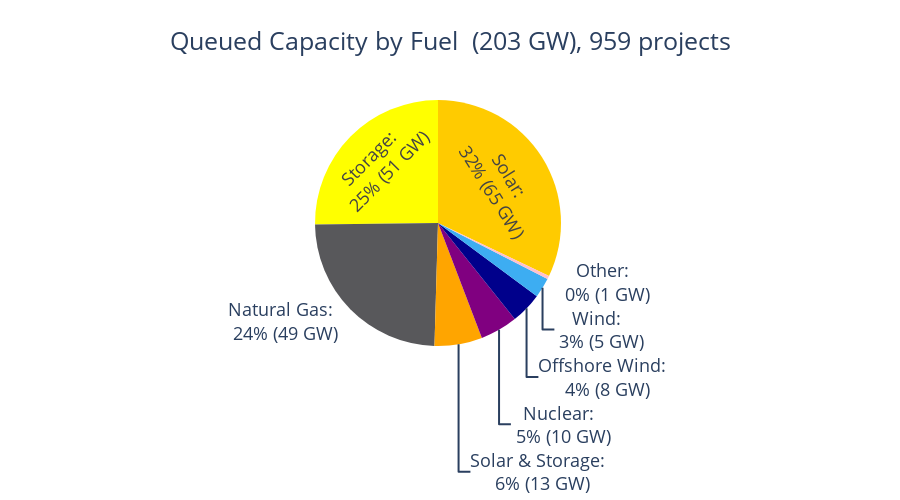

Notebook cell for this chart:
### Code cell
# Group and sum by fuel

PJM_queued_plants_by_fuel = PJM_queued_plants.groupby('Fuel')[['MW Capacity', 'MW Energy', 'MFO']].sum()

# Total MFO for percent calculation
total_mfo = PJM_queued_plants_by_fuel['MFO'].sum()
total_projects = PJM_queued_plants.shape[0]

# Split into major and minor (<1%) categories
PJM_queued_plants_by_fuel['percent'] = PJM_queued_plants_by_fuel['MFO'] / total_mfo * 100
major = PJM_queued_plants_by_fuel[PJM_queued_plants_by_fuel['percent'] >= 2].copy()
minor = PJM_queued_plants_by_fuel[PJM_queued_plants_by_fuel['percent'] < 2].copy()

# Add "Other" row if there are minor entries
if not minor.empty:
    other_row = pd.DataFrame({
        'MW Capacity': [minor['MW Capacity'].sum()],
        'MW Energy': [minor['MW Energy'].sum()],
        'MFO': [minor['MFO'].sum()],
        'percent': [minor['MFO'].sum() / total_mfo * 100]
    }, index=['Other'])
    major = pd.concat([major, other_row])

# Prepare data for the pie chart
labels = major.index
values = major['MFO'] / 1000  # Convert to GW
colors = [fuel_color_map.get(fuel, '#CCCCCC') for fuel in labels]

# Plot
fig = go.Figure(data=[go.Pie(
    labels=labels,
    values=values,
    name="Phase 3",
    marker_colors=colors,
    textinfo='percent',
   texttemplate='%{label}: <br> %{percent:.0%} (%{value:.0f} GW)',
    pull=[0] * len(labels)
)])
total_mfo_gw = total_mfo / 1000
fig.update_layout(
    title_text=f"Queued Capacity by Fuel  ({total_mfo_gw:,.0f} GW), {total_projects:,} projects",
    font=dict(size=18),
    title_x=0.5,
    showlegend=False,
    legend=dict(x=1.05, y=1, title="Fuel"),
    height=500
)

fig.show()

### Figure 1 — Plotly figure (JSON) as saved in the notebook; plotly's stock layout.template omitted (floating-point values rounded to 4 significant figures)
{"data": [{"labels": ["Natural Gas", "Nuclear", "Offshore Wind", "Solar", "Solar & Storage", "Storage", "Wind", "Other"], "marker": {"colors": ["#58585b", "purple", "darkblue", "#FFCB00", "orange", "yellow", "#3DADF2", "pink"]}, "name": "Phase 3", "pull": [0, 0, 0, 0, 0, 0, 0, 0], "textinfo": "percent", "texttemplate": "%{label}: <br> %{percent:.0%} (%{value:.0f} GW)", "type": "pie", "values": [49.41, 9.984, 8.379, 65.09, 12.71, 51.11, 5.31, 0.8975]}], "layout": {"font": {"size": 18}, "height": 500, "legend": {"title": {"text": "Fuel"}, "x": 1.05, "y": 1}, "showlegend": false, "title": {"text": "Queued Capacity by Fuel  (203 GW), 959 projects", "x": 0.5}}}
